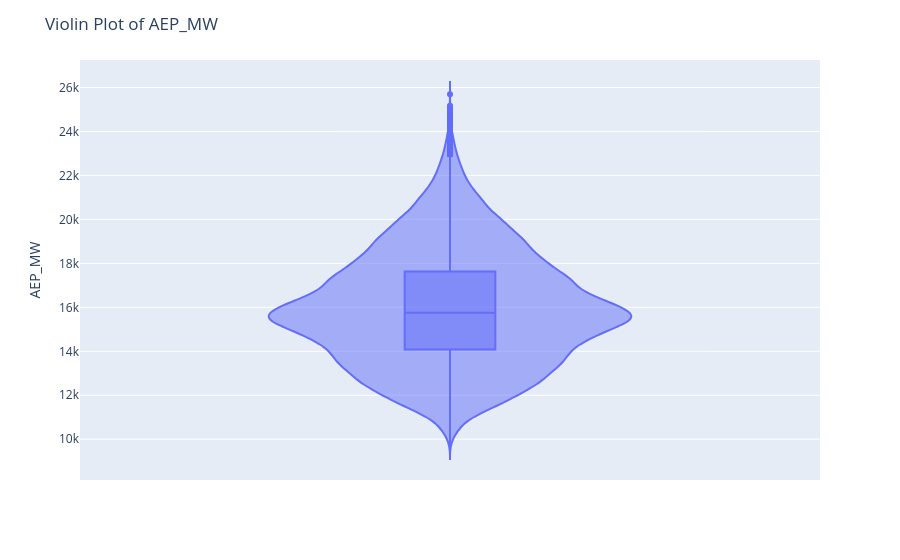

The cell this chart's notebook holds for it:
### Code cell
import plotly.express as px

fig = px.violin(train_df, y = "AEP_MW", box=True, hover_name="AEP_MW")
fig.update_layout(title = "Violin Plot of AEP_MW")
fig.show()

### Figure 1 — Plotly figure (JSON) as saved in the notebook; plotly's stock layout.template omitted (floating-point values rounded to 4 significant figures; data arrays with more than 128 entries replaced by an {"elided": "..."} marker saying what was removed)
{"data": [{"alignmentgroup": "True", "box": {"visible": true}, "hovertemplate": "<b>%{hovertext}</b><br><br>AEP_MW=%{y}<extra></extra>", "hovertext": {"elided": "63535 float values"}, "legendgroup": "", "marker": {"color": "#636efa"}, "name": "", "offsetgroup": "", "orientation": "v", "scalegroup": "True", "showlegend": false, "type": "violin", "x0": " ", "xaxis": "x", "y": {"elided": "63535 float values"}, "y0": " ", "yaxis": "y"}], "layout": {"legend": {"tracegroupgap": 0}, "margin": {"t": 60}, "title": {"text": "Violin Plot of AEP_MW"}, "violinmode": "group", "xaxis": {"anchor": "y", "domain": [0, 1]}, "yaxis": {"anchor": "x", "domain": [0, 1], "title": {"text": "AEP_MW"}}}}
